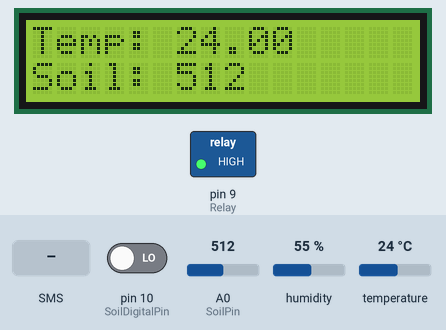
This sketch was run on a simulated Arduino Uno, built with avr-gcc and run on an emulated ATmega328P. Parts: 16×2 character LCD, switched loads named in the sketch (green lamp = pin HIGH). Wiring (inferred from the names in the program): DHT11 sensor: data pin 6. Inputs (shaded band) come from the test bench; at power-on: pin 10 (SoilDigitalPin) LOW, A0 (SoilPin) = 512, humidity 55 %, temperature 24 °C. Pins used as bus, display or sensor lines are not drawn; what the sketch prints to the serial monitor is not drawn.

Above: at 5.3 s.
5.4 s: text message "Start" received
At 7.3 s:
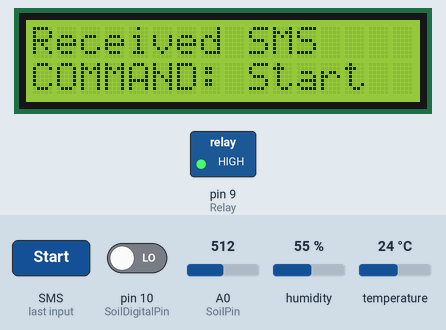
9.5 s: text message "Auto" received
At 11.4 s:
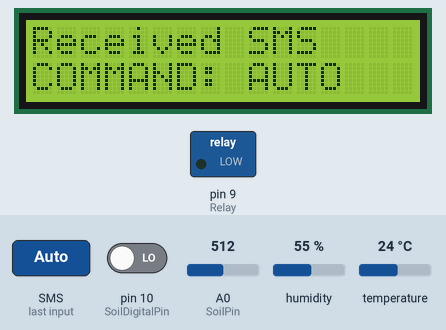
13.6 s: text message "Read" received
At 15.4 s:
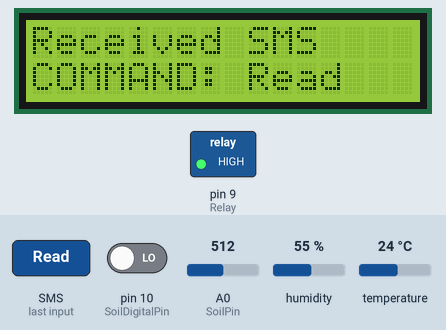
17.7 s: text message "Stop" received
At 19.5 s:
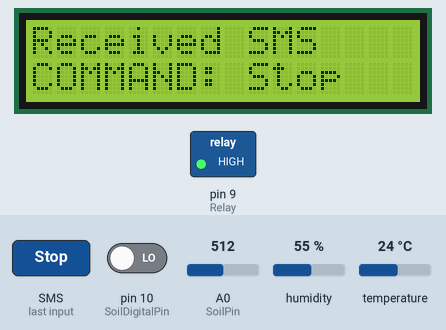
21.8 s: text message "tensec" received
At 23.7 s:
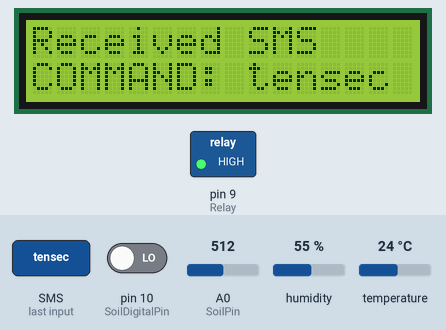
Timing chart, 0 to 36.1 s (numbered marks = the images above; inputs shaded):
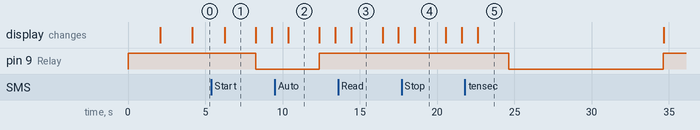

The sketch:

thermokoipio.ino
```cpp
//Kanei include tis vivliothikes gia to gsm, ton aisthithra thermokrasias kai thn LCD
#include <dht.h>
#include <GSM.h>
#include <Wire.h>
#include <LiquidCrystal_I2C.h>

dht DHT;

#define DHT11_PIN 6
#define Relay 9
#define SoilPin A0
#define SoilDigitalPin 10
#define GSMPowerPin 7
#define PINNUMBER ""

//enum me tis entoles pou diavazei apo ta sms
enum CommandSet
{
  None,
  Auto,
  Read,
  Start,
  Stop,
  tensec,
};

//global metavlhtes gia oles tis methodous
boolean RelayStatus = false;
int SoilValue = 0;
boolean SoilDigitalValue = false;
GSM gsmAccess(true);
GSM_SMS sms;
boolean notConnected = true;

// ksekina thn lcd se dieuthinsh 0x27 kai dhmhourghse mia lcd me 16 xarakthres epi 2 grames
LiquidCrystal_I2C lcd(0x27, 16, 2); // set the LCD address to 0x27 for a 16 chars and 2 line display
CommandSet  CommandRecieved = None;


//h setup trexei gia mia fora otan arxizei to programma
void setup()
{

  //dhlwnoume pia pins einai eksodoi
  // dinoume arxikh timh sto relay
  Serial.begin(9600);
  pinMode(Relay, OUTPUT);
  digitalWrite(Relay, HIGH);
  pinMode(GSMPowerPin, OUTPUT);

  // arxizei thn lcd
  lcd.init();                      // initialize the lcd

  // Print a message to the LCD.
  lcd.backlight();
  lcd.print("Thermokoipio");
  //dinei revma ston gsm kai ksekinaei na tou stelnei tis entoles ekinhshs
  GSMPower_on();
  GSMStart();

}

//svinei to relay gia na stamathsei to  moter
void RelayOff()
{
  RelayStatus = HIGH;
  digitalWrite(Relay, HIGH);   // turn the LED on (HIGH is the voltage level)
}

//arxizei to relay gia na arxisei to moter
void RelayOn()
{
  RelayStatus = LOW;
  digitalWrite(Relay, LOW);   // turn the LED on (HIGH is the voltage level)
}

//allazei thn katastash sto relay
void RelayToggle()
{
  RelayStatus = !RelayStatus;
  digitalWrite(Relay, RelayStatus);   // turn the LED on (HIGH is the voltage level)
}

//dinei revma sto GSM power pin wste na anoiksei to gsm
void GSMPower_on()
{
  digitalWrite(GSMPowerPin, HIGH);   // turn the LED on (HIGH is the voltage level)
  delay(2000);
  digitalWrite(GSMPowerPin, LOW);   // turn the LED on (HIGH is the voltage level)
}

//ksekinaei to gsm dinontas tou to pin ths sim to opoio einai keno
void GSMStart()
{

  lcd.clear();
  lcd.print("Thermokoipio");
  lcd.setCursor(0, 1);
  lcd.print("Starting GSM");

  while (notConnected)
  {
    if (gsmAccess.begin(PINNUMBER) == GSM_READY)
      notConnected = false;
    else
    {
      Serial.println("Not connected");
      delay(1000);
    }
  }
}


//stelnei sms me metavlhth to keimeno pou tou vazoume
void mySendSMS(String txtMsg)
{

  lcd.clear();
  lcd.print("Sending SMS");

  char remoteNum[20] = {'+', '3', '0', '6', '9', '4', '8', '5', '5', '1', '2', '2', '0'}; // telephone number to send sms
  sms.beginSMS(remoteNum);
  sms.print(txtMsg);
  sms.endSMS();
}

//Diavazei thn thermokrasia kai thn deixnei sto serial monitor
void ReadTemp()
{
  // READ DATA Temperature
  //Serial.print("DHT11, \t");
  int chk = DHT.read11(DHT11_PIN);
  // DISPLAY DATA
  Serial.print("Temp: ");
  Serial.print(DHT.temperature, 1);
  Serial.print(" \t Humidity: ");
  Serial.print(DHT.humidity, 1);

}

//diavazei thn ygrasia tou xwmatos kai thn apothikevei sto SoilValue kai thn psifiakh timh kai thn apothikevei sto SoilDigitalValue
void ReadSoil()
{
  SoilValue = analogRead(SoilPin);
  SoilDigitalValue = digitalRead(SoilDigitalPin);
  Serial.print(" \t Soil Humidity: ");
  Serial.print(SoilValue);
}

//Diavazei thn katastash tou Relay kai thn emfanizei sto serial monitor
void ReadRelay()
{
  Serial.print(" \t Relay Status: ");
  if (RelayStatus == true)   Serial.println("ON");
  else   Serial.println("OFF");
}


//Psaxnei gia eiserxomena sms
//an yparxei tote to apothikevei mesa sthn metavlhth SMSRecieved
void ReadSMS()
{
  char SMSRecieved[200];
  // If there are any SMSs available()
  if (sms.available())
  {

    if (sms.peek() == '#')
    {
      Serial.println("Discarded SMS");
      sms.flush();
    }

    int i = 0;
    // Read message bytes and print them
    char c;
    while (c = sms.read())
    {
      SMSRecieved[i] = c;
      Serial.print(c);
      i++;
    }

    //Diavazei to sms apo thn metavlhth kai psaxnei ton xarakthra '$' an ton vrei diavazei an ta ypoloipa grammata
    //antistoixoun sta grammata twn entolwn.. px. $Auto an vrei mesa se ena sms tous xarakthres $Auto tote allazei thn
    //metavlhth CommandRecieved kai tis dinei thn antistoixh timh
    String SMSRecievedString = SMSRecieved;
    int indexOfChar = 0;
    indexOfChar = SMSRecievedString.indexOf('$');

    if (SMSRecievedString.substring(indexOfChar + 1, indexOfChar + 5) == "Auto")
    {
      CommandRecieved = Auto;
    }
    else if (SMSRecievedString.substring(indexOfChar + 1, indexOfChar + 5) == "Read")
    {
      CommandRecieved = Read;

    }
    else if (SMSRecievedString.substring(indexOfChar + 1, indexOfChar + 6) == "Start")
    {
      CommandRecieved = Start;

    }
    else if (SMSRecievedString.substring(indexOfChar + 1, indexOfChar + 5) == "Stop")
    {
      CommandRecieved = Stop;

    }
    else if (SMSRecievedString.substring(indexOfChar + 1, indexOfChar + 7) == "tensec")
    {
      CommandRecieved = tensec;

    }

    //alliws "mhdenizei to command recieved dinontas tou timh NONE
    else
    {
      CommandRecieved = None;
    }


      // emfanizei sthn lcd pia entolh diavase kai pagwnei gia 2 sec oste na prolavoume na to diavasoume sthn othonh
      lcd.clear();
      lcd.print("Received SMS");
      lcd.setCursor(0, 1);
      //lcd.print("COMMAND: ");
      if (CommandRecieved == Auto )  lcd.print("COMMAND: AUTO");
      if (CommandRecieved == Read )  lcd.print("COMMAND: Read");
      if (CommandRecieved == Start )  lcd.print("COMMAND: Start");
      if (CommandRecieved == Stop )  lcd.print("COMMAND: Stop");
      if (CommandRecieved == tensec )  lcd.print("COMMAND: tensec");
      delay(2000);


  Serial.println("\nEND OF MESSAGE");

  // SVINEI TO SMS apo thn sim
  sms.flush();
  Serial.println("MESSAGE DELETED");
}
}

//h actions sms pairnei thn apofash gia to ti akrivws tha kanei analoga me thn entolh pou diavase apo to sms
void ActionsSMS()
{

  //POTIZEI MEXRI NA DEI YGRASIA kai stelnei sms otan stamathsei to potisma
  if (CommandRecieved == Auto )
  {
    RelayOn();
    while (SoilDigitalValue != LOW)
    {
      ReadSoil();
    }
    RelayOff();
    String SMSTextToSend = "TO POTISMA STAMATHSE";
    mySendSMS(SMSTextToSend);
    CommandRecieved = None;
  }
  //MAS APANTAEI TIS METRHSEIS stelnontas sms
  else if (CommandRecieved == Read )
  {
    //Prosthestei sto sms to T: kai thn thermokrasia
    String SMSTextToSend;
    SMSTextToSend = "T: ";

    char    buffChar[20];
    double temp = DHT.temperature;
    dtostrf(temp, 2, 2, buffChar);
    String tempAsString = buffChar;
    SMSTextToSend += tempAsString;
    SMSTextToSend += " ";

    //prosthestei sto sms H: kai thn ygrasia
    SMSTextToSend += "H: ";

    char  buffChar2[20];
    double humi = DHT.humidity;
    dtostrf(humi, 5, 2, buffChar2);
    String humiAsString = buffChar2;
    SMSTextToSend += humiAsString;
    SMSTextToSend += " ";

    //prosthetei sto SMS to S: kai thn timh ugrasias tou xwmatos
    SMSTextToSend += "S: ";
    SMSTextToSend += SoilValue;

    Serial.println(SMSTextToSend);

    //STELNEI TO SMS POU apothikeusame prohgoumenos
    mySendSMS(SMSTextToSend);
    CommandRecieved = None;
  }
  //START POTISMA anoigei to relay kai ksekinaei to moter stelnei epishs sms oti ksekinhse to potisma
  else if (CommandRecieved == Start )
  {
    RelayOn();
    String SMSTextToSend = "TO POTISMA KSEKINHSE";
    mySendSMS(SMSTextToSend);
    CommandRecieved = None;
  }
  //FINISH POTISMA kleinei to relay kai stamataei to potisma epishs stelneis sms oti stamathse to potisma
  else if (CommandRecieved == Stop )
  {
    RelayOff();
    String SMSTextToSend = "TO POTISMA STAMATHSE";
    mySendSMS(SMSTextToSend);
    CommandRecieved = None;
  }
  //TENSEC ksekinaei na potizei gia 10 sec kai meta stamataei
  else if ( CommandRecieved == tensec)
  {
    RelayOn();
    delay(10000);
    RelayOff();
    CommandRecieved = None;
  }


}

//Emfanizei sthn lcd tis metrhseis pou diavazei
void  DisplayLCD()
{

  lcd.clear();
  String tempString = "Temp: ";
  char    buffChar[20];
  double temp = DHT.temperature;
  dtostrf(temp, 2, 2, buffChar);
  String tempAsString = buffChar;
  tempString += tempAsString;
  lcd.print(tempString);

  lcd.setCursor(0, 1);
  String SoilString = "Soil: ";
  SoilString += SoilValue;
  lcd.print(SoilString);

}

//kentrikh loop pou den stamataei na ekteleitai pote
void loop()
{
  //Diavazei tis metrhseis
  ReadTemp();
  ReadSoil();
  ReadRelay();
  //psaxnei na vrei an exei erthei sms
  ReadSMS();
  //ektelei tis entoles tou sms
  ActionsSMS();
  //emfanizei sthn othonh tis metrhseis
  DisplayLCD();
  //perimenei 1 sec xwris na kanei tpt
  delay(1000);
}
```

Measured:
- after the input at 5.4 s, pin 9 (Relay): HIGH → LOW after 2.9 s; the display: changes after 0.86 s (image 1)
- after the input at 9.5 s, pin 9 (Relay): LOW → HIGH after 2.9 s; the display: changes after 0.86 s (image 2)
- after the input at 13.6 s, the display: changes after 0.85 s (image 3)
- after the input at 17.7 s, the display: changes after 0.84 s (image 4)
- after the input at 21.8 s, pin 9 (Relay): HIGH → LOW after 2.8 s, → HIGH 10.0 s later; the display: changes after 0.84 s (image 5)
- what the display in image 1 shows lasts 2.0 s, from 6.3 s to 8.3 s
